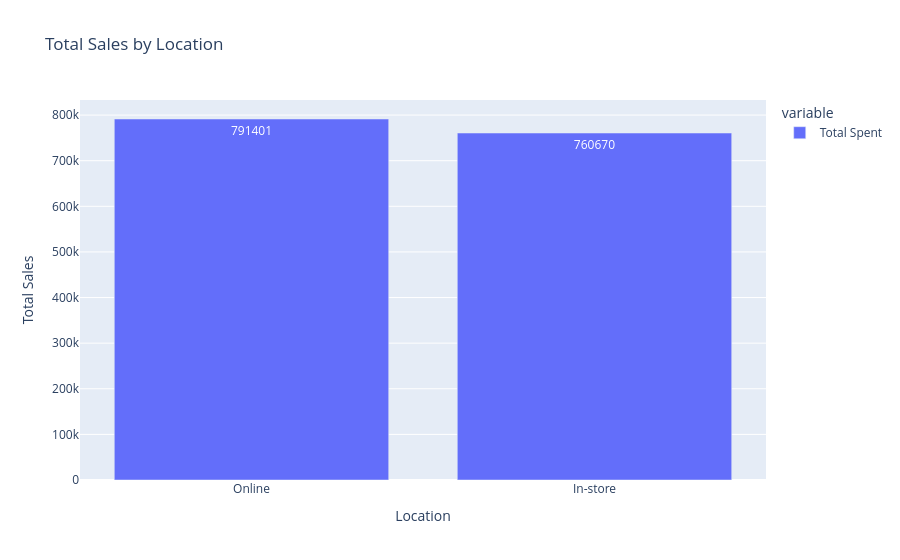

Notebook source saved alongside this figure:
### Code cell
# Q. Which location generates the highest total sales?
"""
Insight...
Online sales are slightly higher than in-store sales, indicating a relatively balanced sales contribution across locations.
"""

location_sales = (
    df.groupby("Location")["Total Spent"].sum().sort_values(ascending=False)
)

fig = px.bar(
    location_sales,
    title="Total Sales by Location",
    labels={"value": "Total Sales"},
    text=location_sales.values,
)

fig.show()

### Figure 1 — Plotly figure (JSON) as saved in the notebook; plotly's stock layout.template omitted (floating-point values rounded to 4 significant figures)
{"data": [{"hovertemplate": "variable=Total Spent<br>Location=%{x}<br>Total Sales=%{y}<br>text=%{text}<extra></extra>", "legendgroup": "Total Spent", "marker": {"color": "#636efa", "pattern": {"shape": ""}}, "name": "Total Spent", "orientation": "v", "showlegend": true, "text": [791400.0, 760700.0], "textposition": "auto", "type": "bar", "x": ["Online", "In-store"], "xaxis": "x", "y": [791400.0, 760700.0], "yaxis": "y"}], "layout": {"barmode": "relative", "legend": {"title": {"text": "variable"}, "tracegroupgap": 0}, "title": {"text": "Total Sales by Location"}, "xaxis": {"anchor": "y", "domain": [0, 1], "title": {"text": "Location"}}, "yaxis": {"anchor": "x", "domain": [0, 1], "title": {"text": "Total Sales"}}}}
